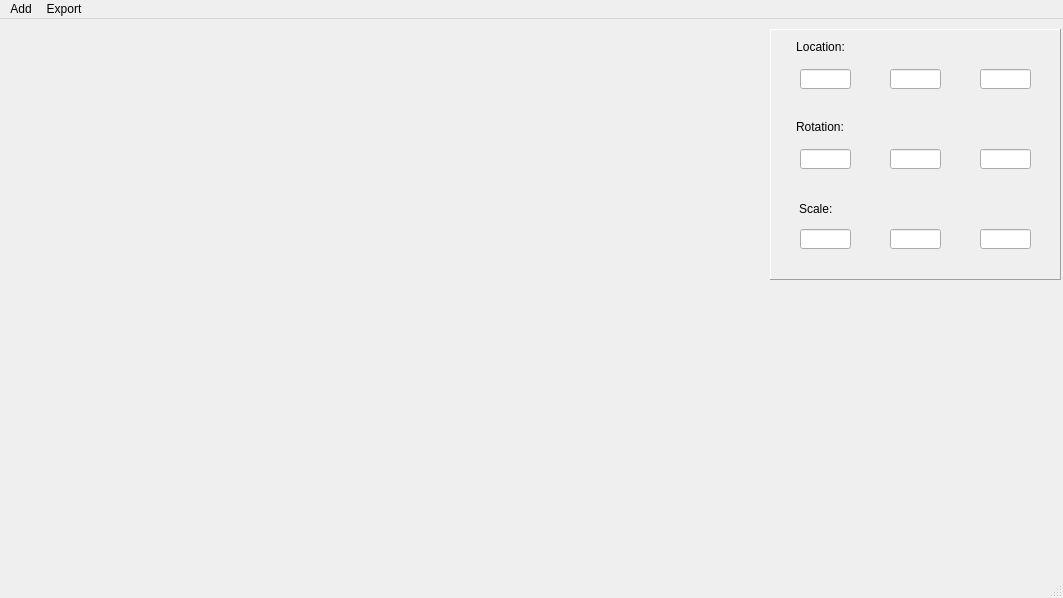
<?xml version="1.0" encoding="UTF-8"?>
<ui version="4.0">
 <class>Configurator</class>
 <widget class="QMainWindow" name="Configurator">
  <property name="geometry">
   <rect>
    <x>0</x>
    <y>0</y>
    <width>1063</width>
    <height>598</height>
   </rect>
  </property>
  <property name="windowTitle">
   <string>Configurator</string>
  </property>
  <widget class="QWidget" name="centralwidget">
   <widget class="QVTKWidget" name="Actor_Viewer" native="true">
    <property name="geometry">
     <rect>
      <x>10</x>
      <y>10</y>
      <width>740</width>
      <height>531</height>
     </rect>
    </property>
    <property name="sizePolicy">
     <sizepolicy hsizetype="Expanding" vsizetype="Expanding">
      <horstretch>0</horstretch>
      <verstretch>0</verstretch>
     </sizepolicy>
    </property>
   </widget>
   <widget class="QFrame" name="transform_data">
    <property name="geometry">
     <rect>
      <x>770</x>
      <y>10</y>
      <width>291</width>
      <height>251</height>
     </rect>
    </property>
    <property name="autoFillBackground">
     <bool>true</bool>
    </property>
    <property name="frameShape">
     <enum>QFrame::Panel</enum>
    </property>
    <property name="frameShadow">
     <enum>QFrame::Raised</enum>
    </property>
    <widget class="QLineEdit" name="x_loc">
     <property name="geometry">
      <rect>
       <x>30</x>
       <y>40</y>
       <width>51</width>
       <height>20</height>
      </rect>
     </property>
    </widget>
    <widget class="QLineEdit" name="y_loc">
     <property name="geometry">
      <rect>
       <x>120</x>
       <y>40</y>
       <width>51</width>
       <height>20</height>
      </rect>
     </property>
    </widget>
    <widget class="QLineEdit" name="z_loc">
     <property name="geometry">
      <rect>
       <x>210</x>
       <y>40</y>
       <width>51</width>
       <height>20</height>
      </rect>
     </property>
    </widget>
    <widget class="QLineEdit" name="x_rot">
     <property name="geometry">
      <rect>
       <x>30</x>
       <y>120</y>
       <width>51</width>
       <height>20</height>
      </rect>
     </property>
    </widget>
    <widget class="QLineEdit" name="x_scale">
     <property name="geometry">
      <rect>
       <x>30</x>
       <y>200</y>
       <width>51</width>
       <height>20</height>
      </rect>
     </property>
    </widget>
    <widget class="QLineEdit" name="y_rot">
     <property name="geometry">
      <rect>
       <x>120</x>
       <y>120</y>
       <width>51</width>
       <height>20</height>
      </rect>
     </property>
    </widget>
    <widget class="QLineEdit" name="y_scale">
     <property name="geometry">
      <rect>
       <x>120</x>
       <y>200</y>
       <width>51</width>
       <height>20</height>
      </rect>
     </property>
    </widget>
    <widget class="QLineEdit" name="z_rot">
     <property name="geometry">
      <rect>
       <x>210</x>
       <y>120</y>
       <width>51</width>
       <height>20</height>
      </rect>
     </property>
    </widget>
    <widget class="QLineEdit" name="z_scale">
     <property name="geometry">
      <rect>
       <x>210</x>
       <y>200</y>
       <width>51</width>
       <height>20</height>
      </rect>
     </property>
    </widget>
    <widget class="QLabel" name="location">
     <property name="geometry">
      <rect>
       <x>20</x>
       <y>10</y>
       <width>61</width>
       <height>16</height>
      </rect>
     </property>
     <property name="sizePolicy">
      <sizepolicy hsizetype="Minimum" vsizetype="Maximum">
       <horstretch>0</horstretch>
       <verstretch>0</verstretch>
      </sizepolicy>
     </property>
     <property name="text">
      <string>Location:</string>
     </property>
     <property name="alignment">
      <set>Qt::AlignCenter</set>
     </property>
    </widget>
    <widget class="QLabel" name="rotation">
     <property name="geometry">
      <rect>
       <x>20</x>
       <y>90</y>
       <width>60</width>
       <height>16</height>
      </rect>
     </property>
     <property name="sizePolicy">
      <sizepolicy hsizetype="Minimum" vsizetype="Maximum">
       <horstretch>0</horstretch>
       <verstretch>0</verstretch>
      </sizepolicy>
     </property>
     <property name="text">
      <string>Rotation:</string>
     </property>
     <property name="alignment">
      <set>Qt::AlignCenter</set>
     </property>
    </widget>
    <widget class="QLabel" name="scale">
     <property name="geometry">
      <rect>
       <x>29</x>
       <y>170</y>
       <width>61</width>
       <height>20</height>
      </rect>
     </property>
     <property name="sizePolicy">
      <sizepolicy hsizetype="Minimum" vsizetype="Maximum">
       <horstretch>0</horstretch>
       <verstretch>0</verstretch>
      </sizepolicy>
     </property>
     <property name="text">
      <string>Scale:</string>
     </property>
     <property name="alignment">
      <set>Qt::AlignLeading|Qt::AlignLeft|Qt::AlignVCenter</set>
     </property>
    </widget>
   </widget>
  </widget>
  <widget class="QMenuBar" name="menubar">
   <property name="geometry">
    <rect>
     <x>0</x>
     <y>0</y>
     <width>1063</width>
     <height>21</height>
    </rect>
   </property>
   <widget class="QMenu" name="menuAdd">
    <property name="title">
     <string>Add</string>
    </property>
    <widget class="QMenu" name="menuGeometric_Primitives">
     <property name="title">
      <string>Geometric Primitives</string>
     </property>
     <addaction name="actionPlane"/>
     <addaction name="actionCube"/>
     <addaction name="actionSphere"/>
    </widget>
    <addaction name="menuGeometric_Primitives"/>
   </widget>
   <widget class="QMenu" name="menuExport">
    <property name="title">
     <string>Export</string>
    </property>
    <addaction name="actionExport_to_Main_Window"/>
   </widget>
   <addaction name="menuAdd"/>
   <addaction name="menuExport"/>
  </widget>
  <widget class="QStatusBar" name="statusbar"/>
  <action name="actionPlane">
   <property name="text">
    <string>Plane</string>
   </property>
  </action>
  <action name="actionCube">
   <property name="text">
    <string>Cube</string>
   </property>
  </action>
  <action name="actionSphere">
   <property name="text">
    <string>Sphere</string>
   </property>
  </action>
  <action name="actionExport_to_Main_Window">
   <property name="text">
    <string>Export to Main Window</string>
   </property>
  </action>
 </widget>
 <customwidgets>
  <customwidget>
   <class>QVTKWidget</class>
   <extends>QWidget</extends>
   <header>qvtkwidget.h</header>
  </customwidget>
 </customwidgets>
 <resources/>
 <connections/>
</ui>
